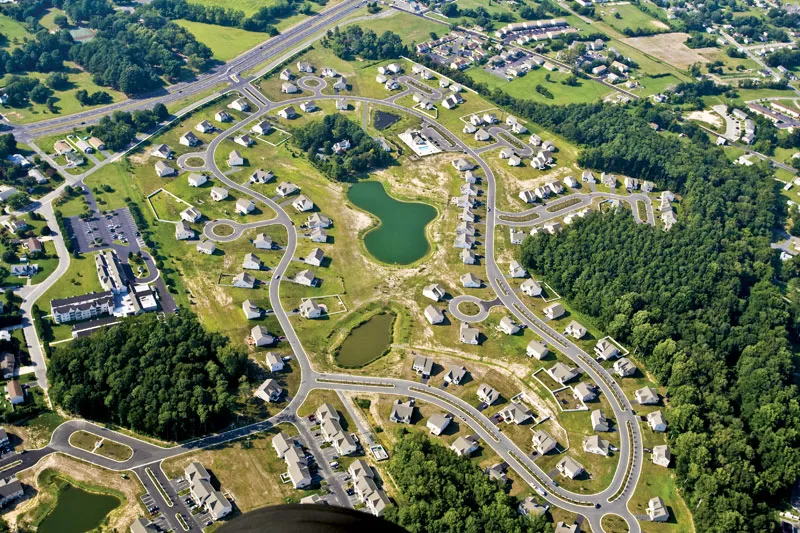
#> input picture Unit-5/aerial.webp, 800 x 533 px
$ jupyter execute '18. gussion kernel to natural enhancement.ipynb'
#> lines starting #> are read from the running program, lines starting #| are printed output that depends on the picture
[cell 1]
# 18. Gussian Kernel to generate more natural enhancement

import cv2
import matplotlib.pyplot as plt
import numpy as np

img = cv2.imread('aerial.webp')
#> img is the input picture: shape (533, 800, 3); mean B, G, R 90.5, 119.4, 110.5
img = cv2.cvtColor(img,cv2.COLOR_BGR2GRAY)
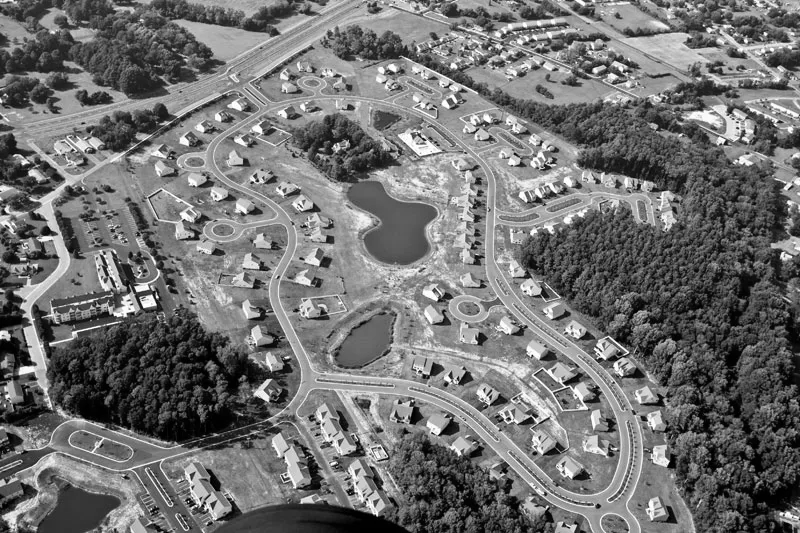
#> img: shape (533, 800); min 0, max 255, mean 113.4

gauss = cv2.GaussianBlur(img,(5,5),0)
sharped_img = cv2.addWeighted(img,1.5,gauss,-0.5,0)

plt.subplot(1,2,1),plt.imshow(img),plt.title('Source Image'),plt.axis('off')
plt.subplot(1,2,2),plt.imshow(sharped_img),plt.title('Sharped_Image'),plt.axis('off')
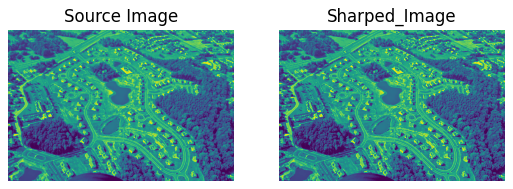
#> figure drawn by matplotlib, 2 panels

$ run again, with Unit-5/flower.jpg saved as Unit-5/aerial.webp
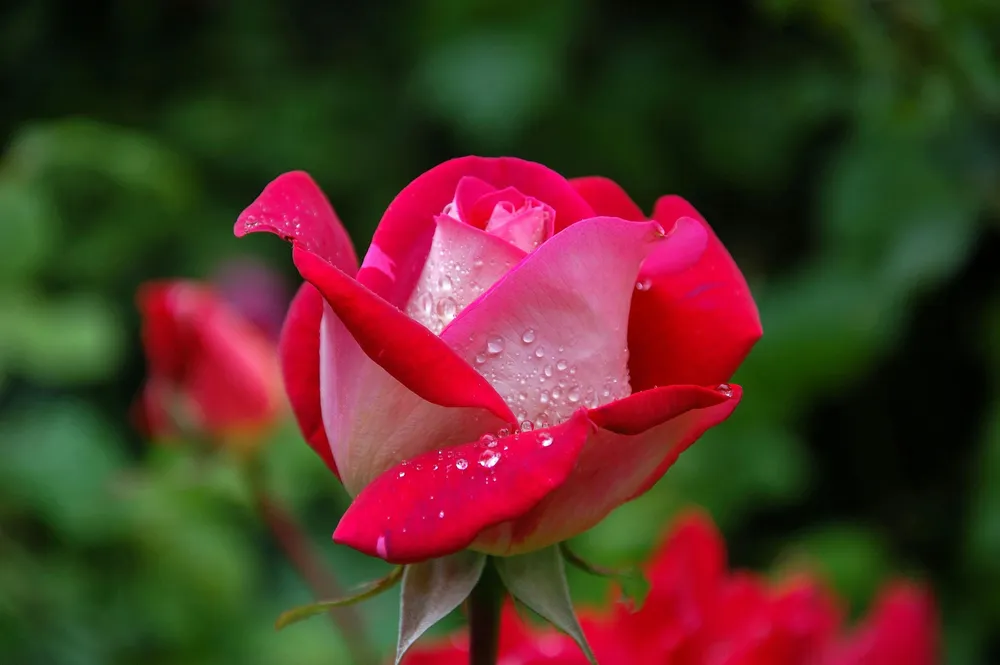
#> input picture Unit-5/flower.jpg, 1000 x 665 px, shrunk from 3008 x 2000 before the run
#> img is the input picture: shape (665, 1000, 3); mean B, G, R 38.1, 51.5, 81.5
#> `img = cv2.cvtColor(img,cv2.COLOR_BGR2GRAY)`:
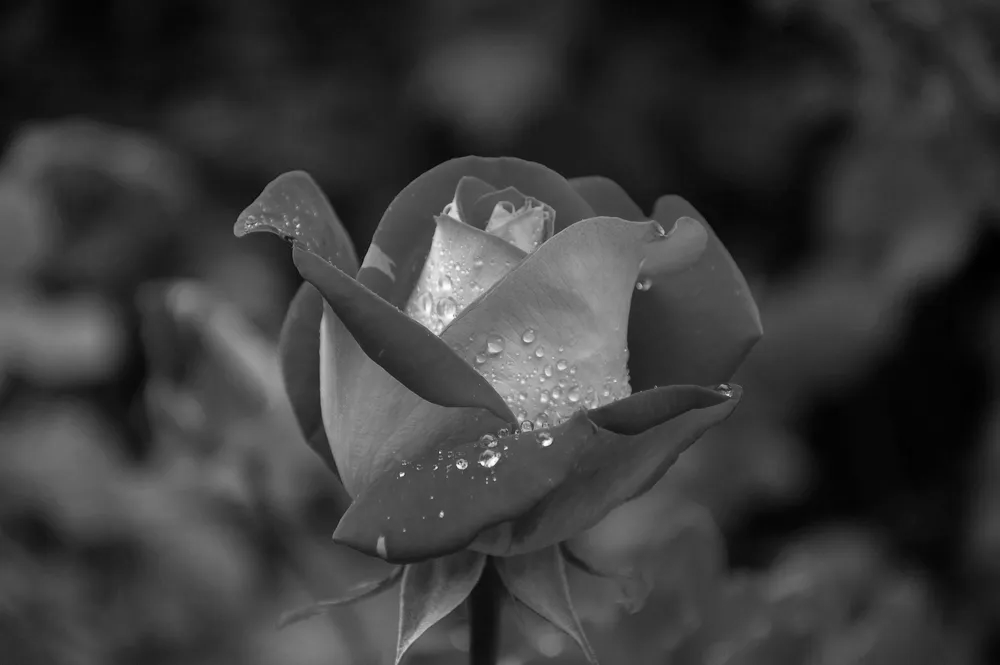
#> img: shape (665, 1000); min 1, max 255, mean 59
#> `[cell 1] # 18. Gussian Kernel to generate more natural enhancement  im..`:
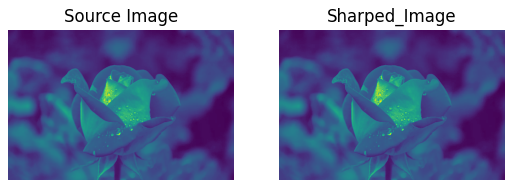
#> figure drawn by matplotlib, 2 panels
